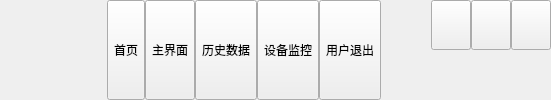
    <widget class="QWidget" name="widgetTitle" native="true">
     <property name="sizePolicy">
      <sizepolicy hsizetype="Preferred" vsizetype="Fixed">
       <horstretch>0</horstretch>
       <verstretch>0</verstretch>
      </sizepolicy>
     </property>
     <layout class="QHBoxLayout" name="horizontalLayout_2">
      <property name="spacing">
       <number>10</number>
      </property>
      <property name="leftMargin">
       <number>10</number>
      </property>
      <property name="topMargin">
       <number>0</number>
      </property>
      <property name="rightMargin">
       <number>0</number>
      </property>
      <property name="bottomMargin">
       <number>0</number>
      </property>
      <item>
       <widget class="QLabel" name="label">
        <property name="minimumSize">
         <size>
          <width>70</width>
          <height>0</height>
         </size>
        </property>
        <property name="styleSheet">
         <string notr="true">QLabel#label{
border-image: url(:/image/QRS .png);
border-radius:10px;
}</string>
        </property>
        <property name="text">
         <string/>
        </property>
       </widget>
      </item>
      <item>
       <widget class="QLabel" name="labTitle">
        <property name="styleSheet">
         <string notr="true"/>
        </property>
        <property name="text">
         <string/>
        </property>
        <property name="alignment">
         <set>Qt::AlignLeading|Qt::AlignLeft|Qt::AlignVCenter</set>
        </property>
       </widget>
      </item>
      <item>
       <widget class="QWidget" name="widgetTop" native="true">
        <layout class="QHBoxLayout" name="horizontalLayout_3">
         <property name="spacing">
          <number>0</number>
         </property>
         <property name="leftMargin">
          <number>0</number>
         </property>
         <property name="topMargin">
          <number>0</number>
         </property>
         <property name="rightMargin">
          <number>0</number>
         </property>
         <property name="bottomMargin">
          <number>0</number>
         </property>
         <item>
          <widget class="QToolButton" name="btnHelp">
           <property name="sizePolicy">
            <sizepolicy hsizetype="Fixed" vsizetype="Expanding">
             <horstretch>0</horstretch>
             <verstretch>0</verstretch>
            </sizepolicy>
           </property>
           <property name="styleSheet">
            <string notr="true"/>
           </property>
           <property name="text">
            <string>首页</string>
           </property>
           <property name="icon">
            <iconset resource="main.qrc">
             <normaloff>:/image/main_person.png</normaloff>:/image/main_person.png</iconset>
           </property>
           <property name="toolButtonStyle">
            <enum>Qt::ToolButtonTextUnderIcon</enum>
           </property>
          </widget>
         </item>
         <item>
          <widget class="QToolButton" name="btnMain">
           <property name="sizePolicy">
            <sizepolicy hsizetype="Fixed" vsizetype="Expanding">
             <horstretch>0</horstretch>
             <verstretch>0</verstretch>
            </sizepolicy>
           </property>
           <property name="text">
            <string>主界面</string>
           </property>
           <property name="icon">
            <iconset resource="main.qrc">
             <normaloff>:/image/longxinlogo.png</normaloff>:/image/longxinlogo.png</iconset>
           </property>
           <property name="iconSize">
            <size>
             <width>16</width>
             <height>16</height>
            </size>
           </property>
           <property name="toolButtonStyle">
            <enum>Qt::ToolButtonTextUnderIcon</enum>
           </property>
          </widget>
         </item>
         <item>
          <widget class="QToolButton" name="btnConfig">
           <property name="sizePolicy">
            <sizepolicy hsizetype="Fixed" vsizetype="Expanding">
             <horstretch>0</horstretch>
             <verstretch>0</verstretch>
            </sizepolicy>
           </property>
           <property name="text">
            <string>历史数据</string>
           </property>
           <property name="icon">
            <iconset resource="main.qrc">
             <normaloff>:/image/main_config.png</normaloff>:/image/main_config.png</iconset>
           </property>
           <property name="toolButtonStyle">
            <enum>Qt::ToolButtonTextUnderIcon</enum>
           </property>
          </widget>
         </item>
         <item>
          <widget class="QToolButton" name="btnData">
           <property name="sizePolicy">
            <sizepolicy hsizetype="Fixed" vsizetype="Expanding">
             <horstretch>0</horstretch>
             <verstretch>0</verstretch>
            </sizepolicy>
           </property>
           <property name="text">
            <string>设备监控</string>
           </property>
           <property name="icon">
            <iconset resource="main.qrc">
             <normaloff>:/image/main_data.png</normaloff>:/image/main_data.png</iconset>
           </property>
           <property name="checked">
            <bool>false</bool>
           </property>
           <property name="toolButtonStyle">
            <enum>Qt::ToolButtonTextUnderIcon</enum>
           </property>
          </widget>
         </item>
         <item>
          <widget class="QToolButton" name="btnExit">
           <property name="sizePolicy">
            <sizepolicy hsizetype="Fixed" vsizetype="Expanding">
             <horstretch>0</horstretch>
             <verstretch>0</verstretch>
            </sizepolicy>
           </property>
           <property name="styleSheet">
            <string notr="true"/>
           </property>
           <property name="text">
            <string>用户退出</string>
           </property>
           <property name="icon">
            <iconset resource="main.qrc">
             <normaloff>:/image/main_exit.png</normaloff>:/image/main_exit.png</iconset>
           </property>
           <property name="toolButtonStyle">
            <enum>Qt::ToolButtonTextUnderIcon</enum>
           </property>
          </widget>
         </item>
        </layout>
       </widget>
      </item>
      <item>
       <spacer name="horizontalSpacer">
        <property name="orientation">
         <enum>Qt::Horizontal</enum>
        </property>
        <property name="sizeHint" stdset="0">
         <size>
          <width>40</width>
          <height>20</height>
         </size>
        </property>
       </spacer>
      </item>
      <item>
       <widget class="QWidget" name="widgetMenu" native="true">
        <layout class="QGridLayout" name="gridLayout_2">
         <property name="leftMargin">
          <number>0</number>
         </property>
         <property name="topMargin">
          <number>0</number>
         </property>
         <property name="rightMargin">
          <number>0</number>
         </property>
         <property name="bottomMargin">
          <number>0</number>
         </property>
         <property name="spacing">
          <number>0</number>
         </property>
         <item row="0" column="1">
          <widget class="QPushButton" name="btnMenu_Min">
           <property name="sizePolicy">
            <sizepolicy hsizetype="Minimum" vsizetype="Expanding">
             <horstretch>0</horstretch>
             <verstretch>0</verstretch>
            </sizepolicy>
           </property>
           <property name="minimumSize">
            <size>
             <width>30</width>
             <height>30</height>
            </size>
           </property>
           <property name="cursor">
            <cursorShape>ArrowCursor</cursorShape>
           </property>
           <property name="focusPolicy">
            <enum>Qt::NoFocus</enum>
           </property>
           <property name="toolTip">
            <string>最小化</string>
           </property>
           <property name="text">
            <string/>
           </property>
          </widget>
         </item>
         <item row="0" column="2">
          <widget class="QPushButton" name="btnMenu_Max">
           <property name="sizePolicy">
            <sizepolicy hsizetype="Minimum" vsizetype="Expanding">
             <horstretch>0</horstretch>
             <verstretch>0</verstretch>
            </sizepolicy>
           </property>
           <property name="minimumSize">
            <size>
             <width>30</width>
             <height>30</height>
            </size>
           </property>
           <property name="focusPolicy">
            <enum>Qt::NoFocus</enum>
           </property>
           <property name="text">
            <string/>
           </property>
          </widget>
         </item>
         <item row="0" column="3">
          <widget class="QPushButton" name="btnMenu_Close">
           <property name="sizePolicy">
            <sizepolicy hsizetype="Minimum" vsizetype="Expanding">
             <horstretch>0</horstretch>
             <verstretch>0</verstretch>
            </sizepolicy>
           </property>
           <property name="minimumSize">
            <size>
             <width>30</width>
             <height>30</height>
            </size>
           </property>
           <property name="cursor">
            <cursorShape>ArrowCursor</cursorShape>
           </property>
           <property name="focusPolicy">
            <enum>Qt::NoFocus</enum>
           </property>
           <property name="toolTip">
            <string>关闭</string>
           </property>
           <property name="text">
            <string/>
           </property>
          </widget>
         </item>
         <item row="1" column="1" colspan="3">
          <spacer name="verticalSpacer">
           <property name="orientation">
            <enum>Qt::Vertical</enum>
           </property>
           <property name="sizeHint" stdset="0">
            <size>
             <width>20</width>
             <height>40</height>
            </size>
           </property>
          </spacer>
         </item>
        </layout>
       </widget>
      </item>
     </layout>
    </widget>
